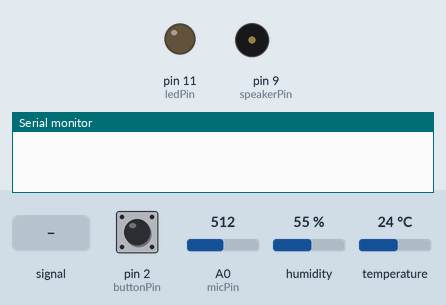
This sketch was run on a simulated Arduino Uno, built with avr-gcc and run on an emulated ATmega328P. Parts: output pins drawn as LEDs (lit = HIGH), buzzer (waves = sounding, pin HIGH), the last lines printed to the serial monitor. The inputs (shaded band) are chosen by the test bench; at power-on: A0 (micPin) = 512, pin 2 (buttonPin) HIGH, humidity 55 %, temperature 24 °C.

Above: at 1.7 s.
1.8 s: A0 (micPin) fed a 50 Hz sine of ±306 counts around its level
At 8.0 s:
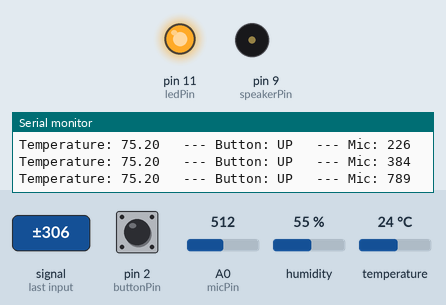
12.3 s: A0 (micPin) set to 716
At 12.8 s:
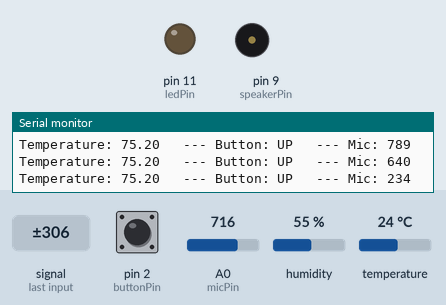
15.3 s: A0 (micPin) set to 521
18.3 s: A0 (micPin) set to 498
At 20.4 s:
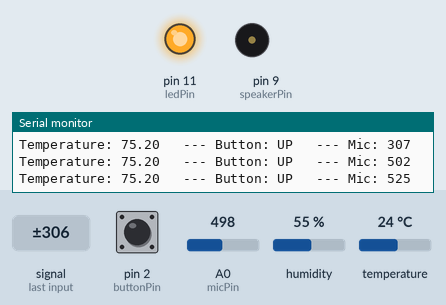
Timing chart, 0 to 21.9 s (numbered marks = the images above; inputs shaded):
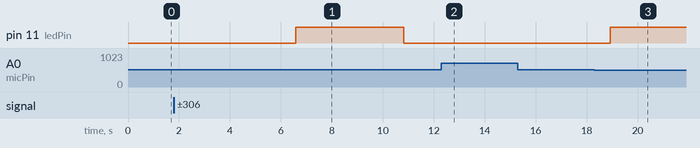

The sketch:

MoodBeats.ino
```cpp
#include "DHT.h"
#include "pitches.h"

/*
Welcome to MoodBeats!!
An interactive physical and digital activity. Before running the code,
make sure to download the proper Arduino libraries:  Bonezegi DHT11, and adafruit unified sensor .
Then set up the proper wirring on your Arduino and breadboard.
*/


//Temperature sensor
#define DHTPIN   7 // DHT11 signal pin
#define DHTTYPE DHT11
DHT dht(DHTPIN, DHTTYPE);

const int ledPin = 11;
const int micPin = A0;
const int speakerPin = 9;
const int buttonPin = 2;
const int threshold = 515;  //How loud the mic needs to be to turn on the LED

int buttonStates[] = {1,1,1}; //Holds the most recent 3 button states to check if it's being held
int stateIndex = 0;    //Checks how long the button is being held
String buttonState = "NOT SET";

float temp = 000;
String allValues = "";

int micVolume = 00;

void setup() {
  Serial.begin(9600);
  delay(500); //delay to let system boot

  pinMode(ledPin, OUTPUT);
  pinMode(micPin, INPUT);
  pinMode(speakerPin, OUTPUT);
  pinMode(buttonPin, INPUT_PULLUP);
  DHT dht(DHTPIN, DHTTYPE);

  dht.begin(); // Start the temperature sensor

}

void loop() {
  delay(2000);

  ReadButton();
  ReadTemperature();
  ReadMic();

 allValues = "Temperature: "  +  String(temp) + "   --- Button: " +  String(buttonState) + "   --- Mic: " + String(micVolume);
  Serial.println(allValues);
}

void ReadAllSensors(){
  ReadButton();
  ReadTemperature();
  ReadMic();
}

void ReadMic(){
  int rawMicVolume = analogRead(micPin);
  //Mic's output goes down with sound, so we "flip" the reading.
  micVolume = 1023 - rawMicVolume;

  String allValues = "Temperature: "  +  String(temp) + "   --- Button: " +  String(buttonState) + "   --- Mic: " + String(micVolume);
  if (micVolume >= threshold) {
    digitalWrite(ledPin, HIGH);
    delay(100);
  } else {
    digitalWrite(ledPin, LOW);
  }
}

void ReadButton(){
  int buttonNum = digitalRead(buttonPin);
    if(buttonNum == 1){     //Button released
      buttonState = "UP";
      if(stateIndex > 0){
        int buttonStates[] = {1,1,1}; //Reset the holding streak
        stateIndex = 0;
      }
    }

    else if(buttonNum == 0){      //Button pressed
      buttonState = "DOWN";

      if(stateIndex < 3){
        buttonStates[stateIndex] = 0;
        stateIndex += 1;
      } else if (buttonNum == 0 && stateIndex == 3){
          buttonState = "HOLD";
          startMelody(marioNotes, marioDurations, marioSize);
        }
    } else{
        buttonState = "BUTTON ERROR";

    }
}

void ReadTemperature(){
  temp = dht.readTemperature();
  temp = (is_numeric(temp)) ? (temp * 1.8) + 32 : 000;  //If temp is a number it converts it to fahrenheit
}

void startMelody(int inputNotes[], int inputDurations[], int size){
    // iterate over the notes of the melody:

    for (int noteIndex = 0; noteIndex < size; noteIndex++) {

      // to calculate the note duration, take one second divided by the note type.

        int noteDuration = 1000 / inputDurations[noteIndex];

        tone(speakerPin, inputNotes[noteIndex], noteDuration);

        // to distinguish the notes, set a minimum time between them.
        int pauseBetweenNotes = noteDuration * 1.30;

        delay(pauseBetweenNotes);

      noTone(speakerPin);

      if(noteIndex >= 7){
        ReadAllSensors();
        if(buttonState == "HOLD"){
          return;
        }
      }

  }
}


bool is_numeric(float x) {
  return !isnan(x);
}
```

pitches.h
```cpp
/*************************************************

 * Public Constants

 *************************************************/

#define REST 0
#define NOTE_B0  31
#define NOTE_C1  33
#define NOTE_CS1 35
#define NOTE_D1  37
#define NOTE_DS1 39
#define NOTE_E1  41
#define NOTE_F1  44
#define NOTE_FS1 46
#define NOTE_G1  49
#define NOTE_GS1 52
#define NOTE_A1  55
#define NOTE_AS1 58
#define NOTE_B1  62
#define NOTE_C2  65
#define NOTE_CS2 69
#define NOTE_D2  73
#define NOTE_DS2 78
#define NOTE_E2  82
#define NOTE_F2  87
#define NOTE_FS2 93
#define NOTE_G2  98
#define NOTE_GS2 104
#define NOTE_A2  110
#define NOTE_AS2 117
#define NOTE_B2  123
#define NOTE_C3  131
#define NOTE_CS3 139
#define NOTE_D3  147
#define NOTE_DS3 156
#define NOTE_E3  165
#define NOTE_F3  175
#define NOTE_FS3 185
#define NOTE_G3  196
#define NOTE_GS3 208
#define NOTE_A3  220
#define NOTE_AS3 233
#define NOTE_B3  247
#define NOTE_C4  262
#define NOTE_CS4 277
#define NOTE_D4  294
#define NOTE_DS4 311
#define NOTE_E4  330
#define NOTE_F4  349
#define NOTE_FS4 370
#define NOTE_G4  392
#define NOTE_GS4 415
#define NOTE_A4  440
#define NOTE_AS4 466
#define NOTE_B4  494
#define NOTE_C5  523
#define NOTE_CS5 554
#define NOTE_D5  587
#define NOTE_DS5 622
#define NOTE_E5  659
#define NOTE_F5  698
#define NOTE_FS5 740
#define NOTE_G5  784
#define NOTE_GS5 831
#define NOTE_A5  880
#define NOTE_AS5 932
#define NOTE_B5  988
#define NOTE_C6  1047
#define NOTE_CS6 1109
#define NOTE_D6  1175
#define NOTE_DS6 1245
#define NOTE_E6  1319
#define NOTE_F6  1397
#define NOTE_FS6 1480
#define NOTE_G6  1568
#define NOTE_GS6 1661
#define NOTE_A6  1760
#define NOTE_AS6 1865
#define NOTE_B6  1976
#define NOTE_C7  2093
#define NOTE_CS7 2217
#define NOTE_D7  2349
#define NOTE_DS7 2489
#define NOTE_E7  2637
#define NOTE_F7  2794
#define NOTE_FS7 2960
#define NOTE_G7  3136
#define NOTE_GS7 3322
#define NOTE_A7  3520
#define NOTE_AS7 3729
#define NOTE_B7  3951
#define NOTE_C8  4186
#define NOTE_CS8 4435
#define NOTE_D8  4699
#define NOTE_DS8 4978


inline const int marioNotes[] = {
  NOTE_E5, NOTE_E5, REST, NOTE_E5, REST, NOTE_C5, NOTE_E5,
  NOTE_G5, REST, NOTE_G4, REST,
  NOTE_C5, NOTE_G4, REST, NOTE_E4,
  NOTE_A4, NOTE_B4, NOTE_AS4, NOTE_A4,
  NOTE_G4, NOTE_E5, NOTE_G5, NOTE_A5, NOTE_F5, NOTE_G5,
  REST, NOTE_E5, NOTE_C5, NOTE_D5, NOTE_B4,
  NOTE_C5, NOTE_G4, REST, NOTE_E4,
  NOTE_A4, NOTE_B4, NOTE_AS4, NOTE_A4,
  NOTE_G4, NOTE_E5, NOTE_G5, NOTE_A5, NOTE_F5, NOTE_G5,
  REST, NOTE_E5, NOTE_C5, NOTE_D5, NOTE_B4,

  REST, NOTE_G5, NOTE_FS5, NOTE_F5, NOTE_DS5, NOTE_E5,
  REST, NOTE_GS4, NOTE_A4, NOTE_C4, REST, NOTE_A4, NOTE_C5, NOTE_D5,
  REST, NOTE_DS5, REST, NOTE_D5,
  NOTE_C5, REST,

  REST, NOTE_G5, NOTE_FS5, NOTE_F5, NOTE_DS5, NOTE_E5,
  REST, NOTE_GS4, NOTE_A4, NOTE_C4, REST, NOTE_A4, NOTE_C5, NOTE_D5,
  REST, NOTE_DS5, REST, NOTE_D5,
  NOTE_C5, REST,

  NOTE_C5, NOTE_C5, NOTE_C5, REST, NOTE_C5, NOTE_D5,
  NOTE_E5, NOTE_C5, NOTE_A4, NOTE_G4,

  NOTE_C5, NOTE_C5, NOTE_C5, REST, NOTE_C5, NOTE_D5, NOTE_E5,
  REST,
  NOTE_C5, NOTE_C5, NOTE_C5, REST, NOTE_C5, NOTE_D5,
  NOTE_E5, NOTE_C5, NOTE_A4, NOTE_G4,
  NOTE_E5, NOTE_E5, REST, NOTE_E5, REST, NOTE_C5, NOTE_E5,
  NOTE_G5, REST, NOTE_G4, REST,
  NOTE_C5, NOTE_G4, REST, NOTE_E4,

  NOTE_A4, NOTE_B4, NOTE_AS4, NOTE_A4,
  NOTE_G4, NOTE_E5, NOTE_G5, NOTE_A5, NOTE_F5, NOTE_G5,
  REST, NOTE_E5, NOTE_C5, NOTE_D5, NOTE_B4,

  NOTE_C5, NOTE_G4, REST, NOTE_E4,
  NOTE_A4, NOTE_B4, NOTE_AS4, NOTE_A4,
  NOTE_G4, NOTE_E5, NOTE_G5, NOTE_A5, NOTE_F5, NOTE_G5,
  REST, NOTE_E5, NOTE_C5, NOTE_D5, NOTE_B4,

  NOTE_E5, NOTE_C5, NOTE_G4, REST, NOTE_GS4,
  NOTE_A4, NOTE_F5, NOTE_F5, NOTE_A4,
  NOTE_D5, NOTE_A5, NOTE_A5, NOTE_A5, NOTE_G5, NOTE_F5,

  NOTE_E5, NOTE_C5, NOTE_A4, NOTE_G4,
  NOTE_E5, NOTE_C5, NOTE_G4, REST, NOTE_GS4,
  NOTE_A4, NOTE_F5, NOTE_F5, NOTE_A4,
  NOTE_B4, NOTE_F5, NOTE_F5, NOTE_F5, NOTE_E5, NOTE_D5,
  NOTE_C5, NOTE_E4, NOTE_E4, NOTE_C4,

  NOTE_E5, NOTE_C5, NOTE_G4, REST, NOTE_GS4,
  NOTE_A4, NOTE_F5, NOTE_F5, NOTE_A4,
  NOTE_D5, NOTE_A5, NOTE_A5, NOTE_A5, NOTE_G5, NOTE_F5,

  NOTE_E5, NOTE_C5, NOTE_A4, NOTE_G4,
  NOTE_E5, NOTE_C5, NOTE_G4, REST, NOTE_GS4,
  NOTE_A4, NOTE_F5, NOTE_F5, NOTE_A4,
  NOTE_B4, NOTE_F5, NOTE_F5, NOTE_F5, NOTE_E5, NOTE_D5,
  NOTE_C5, NOTE_E4, NOTE_E4, NOTE_C4,
  NOTE_C5, NOTE_C5, NOTE_C5, REST, NOTE_C5, NOTE_D5, NOTE_E5,
  REST,

  NOTE_C5, NOTE_C5, NOTE_C5, REST, NOTE_C5, NOTE_D5,
  NOTE_E5, NOTE_C5, NOTE_A4, NOTE_G4,
  NOTE_E5, NOTE_E5, REST, NOTE_E5, REST, NOTE_C5, NOTE_E5,
  NOTE_G5, REST, NOTE_G4, REST,
  NOTE_E5, NOTE_C5, NOTE_G4, REST, NOTE_GS4,
  NOTE_A4, NOTE_F5, NOTE_F5, NOTE_A4,
  NOTE_D5, NOTE_A5, NOTE_A5, NOTE_A5, NOTE_G5, NOTE_F5,

  NOTE_E5, NOTE_C5, NOTE_A4, NOTE_G4,
  NOTE_E5, NOTE_C5, NOTE_G4, REST, NOTE_GS4,
  NOTE_A4, NOTE_F5, NOTE_F5, NOTE_A4,
  NOTE_B4, NOTE_F5, NOTE_F5, NOTE_F5, NOTE_E5, NOTE_D5,
  NOTE_C5, NOTE_E4, NOTE_E4, NOTE_C4,

  NOTE_C5, NOTE_G4, NOTE_E4,
  NOTE_A4, NOTE_B4, NOTE_A4, NOTE_GS4, NOTE_AS4, NOTE_GS4,
  NOTE_G4, NOTE_D4, NOTE_E4
};

inline const int marioDurations[] = {
  8,8,8,8,8,8,8,
  4,4,8,4,
  4,8,4,4,
  4,4,8,4,
  8,8,8,4,8,8,
  8,4,8,8,4,
  4,8,4,4,
  4,4,8,4,
  8,8,8,4,8,8,
  8,4,8,8,4,

  4,8,8,8,4,8,
  8,8,8,8,8,8,8,8,
  4,4,8,4,
  2,2,

  4,8,8,8,4,8,
  8,8,8,8,8,8,8,8,
  4,4,8,4,
  2,2,

  8,4,8,8,8,4,
  8,4,8,2,

  8,4,8,8,8,8,8,
  1,
  8,4,8,8,8,4,
  8,4,8,2,
  8,8,8,8,8,8,4,
  4,4,4,4,
  4,8,4,4,

  4,4,8,4,
  8,8,8,4,8,8,
  8,4,8,8,4,

  4,8,4,4,
  4,4,8,4,
  8,8,8,4,8,8,
  8,4,8,8,4,

  8,4,8,4,4,
  8,4,8,2,
  8,8,8,8,8,8,

  8,4,8,2,
  8,4,8,4,4,
  8,4,8,2,
  8,4,8,8,8,8,
  8,4,8,2,

  8,4,8,4,4,
  8,4,8,2,
  8,8,8,8,8,8,

  8,4,8,2,
  8,4,8,4,4,
  8,4,8,2,
  8,4,8,8,8,8,
  8,4,8,2,
  8,4,8,8,8,8,8,
  1,

  8,4,8,8,8,4,
  8,4,8,2,
  8,8,8,8,8,8,4,
  4,4,4,4,
  8,4,8,4,4,
  8,4,8,2,
  8,8,8,8,8,8,

  8,4,8,2,
  8,4,8,4,4,
  8,4,8,2,
  8,4,8,8,8,8,
  8,4,8,2,

  4,4,4,
  8,8,8,8,8,8,
  8,8,2
};

inline const int marioSize = sizeof(marioNotes) / sizeof(marioNotes[0]);
// sizeof(marioNotes) / sizeof(marioNotes[0]);


int notes[] = {
    NOTE_C4, NOTE_G2, NOTE_G3, NOTE_A3, NOTE_G3, 0, NOTE_B3, NOTE_C4  //These are just numbers in the pitches.h file that are used for the different frequencies
  };

// note durations: 4 = quarter note, 8 = eighth note, etc.:
int noteDurations[] = {
    4, 8, 8, 4, 4, 4, 4, 4
};
```

Measured:
- the behaviour switches between 509 and 508 on A0 (micPin) (found by bisection; images 2 and 3)
- after the input at 1.8 s, pin 11 (ledPin): LOW → HIGH after 4.8 s, → LOW 4.2 s later
- after the input at 12.3 s, pin 11 (ledPin): stays LOW (without the input it goes to HIGH after 2.6 s)
- after the input at 18.3 s, pin 11 (ledPin): LOW → HIGH after 0.62 s
